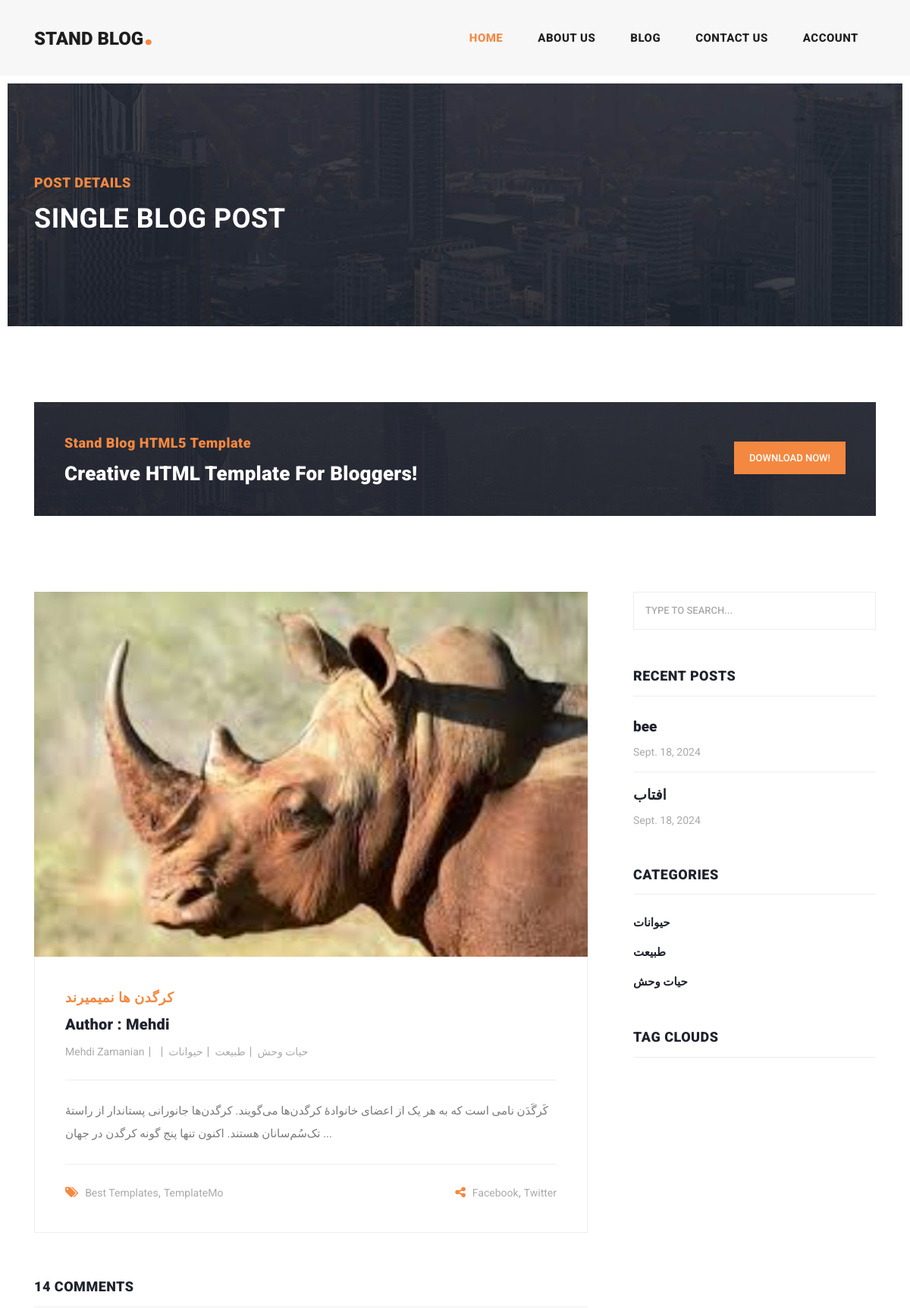
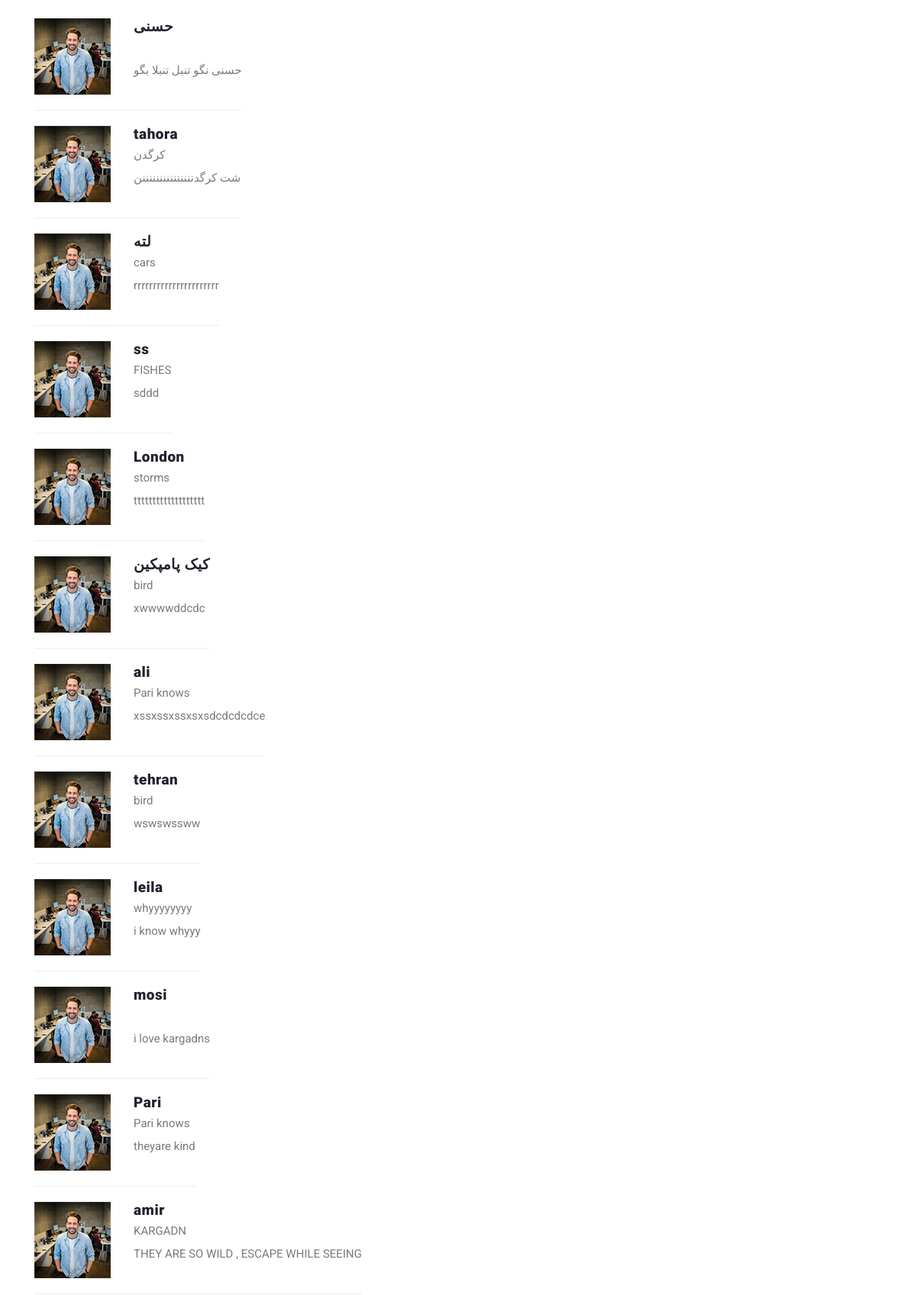
The page /blogs/posts/post-detail/1/ (upper part) on the database its author committed (2 pictures, top to bottom).
### blogs/models.py (models this page shows, shortened)
class Post(models.Model):
  title=models.CharField(max_length=254)
  description=models.TextField()
  active=models.BooleanField(default=False)
  updated_time=models.DateField(auto_now=True)
  created_time=models.DateField(auto_now_add=True)
  author=models.ForeignKey(User,on_delete=models.CASCADE,null=True)
  image=models.ImageField(upload_to='blogs/images/',default="blogs/images/1.png")
  category=models.ManyToManyField("Category")
  breif_description=models.CharField(max_length=80,null=True,blank=True)
  tags = TaggableManager()
  class Meta:
    verbose_name="پست  "
    verbose_name_plural="پست ها "
    ordering=['created_time']

class Category(models.Model):
  title=models.CharField(max_length=80)

class Comment(models.Model):
  post=models.ForeignKey(Post,on_delete=models.CASCADE)
  name=models.CharField(max_length=90)
  email=models.EmailField(max_length=150)
  subject=models.CharField(max_length=254)
  message=models.TextField()
  created_time=models.DateTimeField(auto_now_add=True)
  active=models.BooleanField(default=False)
  class Meta:
    ordering=['-created_time',]

### blogs/views.py (the view)
# urls.py: path('posts/post-detail/<int:num>/',post_details , name="post-details"),
def post_details(request , num):
  post=get_object_or_404(Post,id=num)
  comments=Comment.objects.filter(active=True,post=post)
  form=CommentForm()
  if request.method=="POST":
    form=CommentForm(request.POST)
    if form.is_valid():
      form.save()
      messages.success(request, "your comment added and would be published soon ... ")
      return redirect('/')
  context={'post':post,'comments':comments,'form':form}
  return render(request,'blogs/post-details.html',context)

### blogs/forms.py
class CommentForm(forms.ModelForm):
  captcha = CaptchaField()
  class Meta:
    model=Comment
    fields='__all__'
    exclude = ('active',)

### blogs/templatetags/blogs_tags.py (called while the page is built)
@register.inclusion_tag('blogs/includes/blog-recent.html')
def recent_post():
  posts=Post.objects.filter(active=True).order_by('-created_time')[:2]
  return {'posts':posts}

@register.filter
def jalilidate(value):
  return JalaliDate(value).strftime("%Y/%m/%d")

### templates/blogs/post-details.html (shortened to what this page needs)
{% extends "base.html" %}
 {% load static %}
 {% load blogs_tags %}
  {% block content %}
<div class="heading-page header-text">
  <section class="page-heading">
    <div class="container">
      <div class="row">
        <div class="col-lg-12">
          <div class="text-content">
            <h4>Post Details</h4>
            <h2>Single blog post</h2>
          </div>
        </div>
      </div>
    </div>
  </section>
</div>
<section class="call-to-action">
  <div class="container">
    <div class="row">
      <div class="col-lg-12">
        <div class="main-content">
          <div class="row">
            <div class="col-lg-8">
              <span>Stand Blog HTML5 Template</span>
              <h4>Creative HTML Template For Bloggers!</h4>
            </div>
            <div class="col-lg-4">
              <div class="main-button">
                <a
                  rel="nofollow"
                  href="https://templatemo.com/tm-551-stand-blog"
                  target="_parent"
                  >Download Now!</a
                >
              </div>
            </div>
          </div>
        </div>
      </div>
    </div>
  </div>
</section>
<section class="blog-posts grid-system">
  <div class="container">
    <div class="row">
      <div class="col-lg-8">
        <div class="all-blog-posts">
          <div class="row">
            <div class="col-lg-12">
              <div class="blog-post">
                <div class="blog-thumb">
                  <img src="{{post.image.url}}"
                  alt="">
                </div>
                <div class="down-content">
                  <span>{{post.title}}</span>
                  <a href="post-details.html"><h4>Author : {{post.author}}   </h4>  </a>
                  <ul class="post-info">
                    <li><a href="#">{{post.author.get_full_name}}</a></li>
                    <li><a href="#">{{post.created_time|jalilidate }}</a></li>
                    {% for cat in post.category.all %}
                    <li><a href="{% url "blogs:category" cat=cat.title %}">{{cat.title}}</a></li>
                    {% endfor %}
                  </ul>
                  <p>
                    {{post.description}}
                  </p>
                  <div class="post-options">
                    <div class="row">
                      <div class="col-6">
                        <ul class="post-tags">
                          <li><i class="fa fa-tags"></i></li>
                          <li><a href="#">Best Templates</a>,</li>
                          <li><a href="#">TemplateMo</a></li>
                        </ul>
                      </div>
                      <div class="col-6">
                        <ul class="post-share">
                          <li><i class="fa fa-share-alt"></i></li>
                          <li><a href="#">Facebook</a>,</li>
                          <li><a href="#"> Twitter</a></li>
                        </ul>
                      </div>
                    </div>
                  </div>
                </div>
              </div>
            </div>
            <div class="col-lg-12">
              <div class="sidebar-item comments">
                <div class="sidebar-heading">
                  <h2>{{comments.count}} comments</h2>
                </div>
                <div class="content">
                  <ul>
{% for comment in comments %}
                    <li>
                      <div class="author-thumb">
                        <img src="{% static "images/comment-author-01.jpg" %}"
                        alt="">
                      </div>
                      <div class="right-content">
                        <h4>{{comment.name}}</h4>
                        <p>
                          {{comment.subject}}<br/>
                          {{comment.message}}<br/>
                        </p>
                      </div>
                    </li>
                    <br/>
{% endfor %}
                  </ul>
                </div>
              </div>
            </div>
          </div>
        </div>
      </div>
      <div class="col-lg-4">
        <div class="sidebar">
          <div class="row">
            {% include "blogs/includes/blog-search.html" %}
            {% recent_post %}
            {% include 'blogs/includes/blog-category-detail.html'%}
            {% include "blogs/includes/blog-tags.html" %}
          </div>
        </div>
      </div>
    </div>
  </div>
</section>
{% endblock content %}

### templates/blogs/includes/blog-recent.html
{% load humanize %}
<div class="col-lg-12">
  <div class="sidebar-item recent-posts">
    <div class="sidebar-heading">
      <h2>Recent Posts</h2>
    </div>
    <div class="content">
      <ul>
        {% for post in posts %}
        <li>
          <a href="post-details.html">
            <h5>{{post.title}}</h5>
            <span>{{post.updated_time |naturalday }}</span>
          </a>
        </li>
        {% endfor %}
      </ul>
    </div>
  </div>
</div>

### templates/blogs/includes/blog-category-detail.html
{% load blogs_tags %}
<div class="col-lg-12">
  <div class="sidebar-item categories">
    <div class="sidebar-heading">
      <h2>Categories</h2>
    </div>
    <div class="content">
      <ul>
        {% for cat in post.category.all %}
        <li><a dir="left" href="{% url "blogs:category" cat=cat.title %}">{{cat.title}}</a></li>
        {% endfor %}
      </ul>
    </div>
  </div>
</div>

### rows shown on the page
Post: image (picture), title "کرگدن ها نمیمیرند", author "Mehdi", author.get_full_name "Mehdi Zamanian", description "کَرگَدَن نامی است که به هر یک از اعضای خانوادهٔ کرگدن‌ها می‌گویند. کرگدن‌ها جانورانی پستاندار از راستهٔ تک‌سُم‌سانان هستند. اکنون تنها پنج گونه کرگدن در جهان ..."
Category: title "حیوانات"
Category: title "طبیعت"
Category: title "حیات وحش"
Comment: name "حسنی", message "حسنی نگو تنبل تنبلا بگو"
Comment: name "tahora", subject "کرگدن", message "شت کرگدنننننننننننننننن"
Comment: name "لته", subject "cars", message "rrrrrrrrrrrrrrrrrrrrrr"
Comment: name "ss", subject "FISHES", message "sddd"
Comment: name "London", subject "storms", message "ttttttttttttttttttt"
Comment: name "کیک پامپکین", subject "bird", message "xwwwwddcdc"
Comment: name "ali", subject "Pari knows", message "xssxssxssxsxsdcdcdcdce"
Comment: name "tehran", subject "bird", message "wswswssww"
Comment: name "leila", subject "whyyyyyyyy", message "i know whyyy"
Comment: name "mosi", message "i love kargadns"
Comment: name "Pari", subject "Pari knows", message "theyare kind"
Comment: name "amir", subject "KARGADN", message "THEY ARE SO WILD , ESCAPE WHILE SEEING"
Post: title "bee", updated_time "Sept. 18, 2024"
Post: title "افتاب", updated_time "Sept. 18, 2024"

### other values the page prints
{{ comments.count }} "14"
